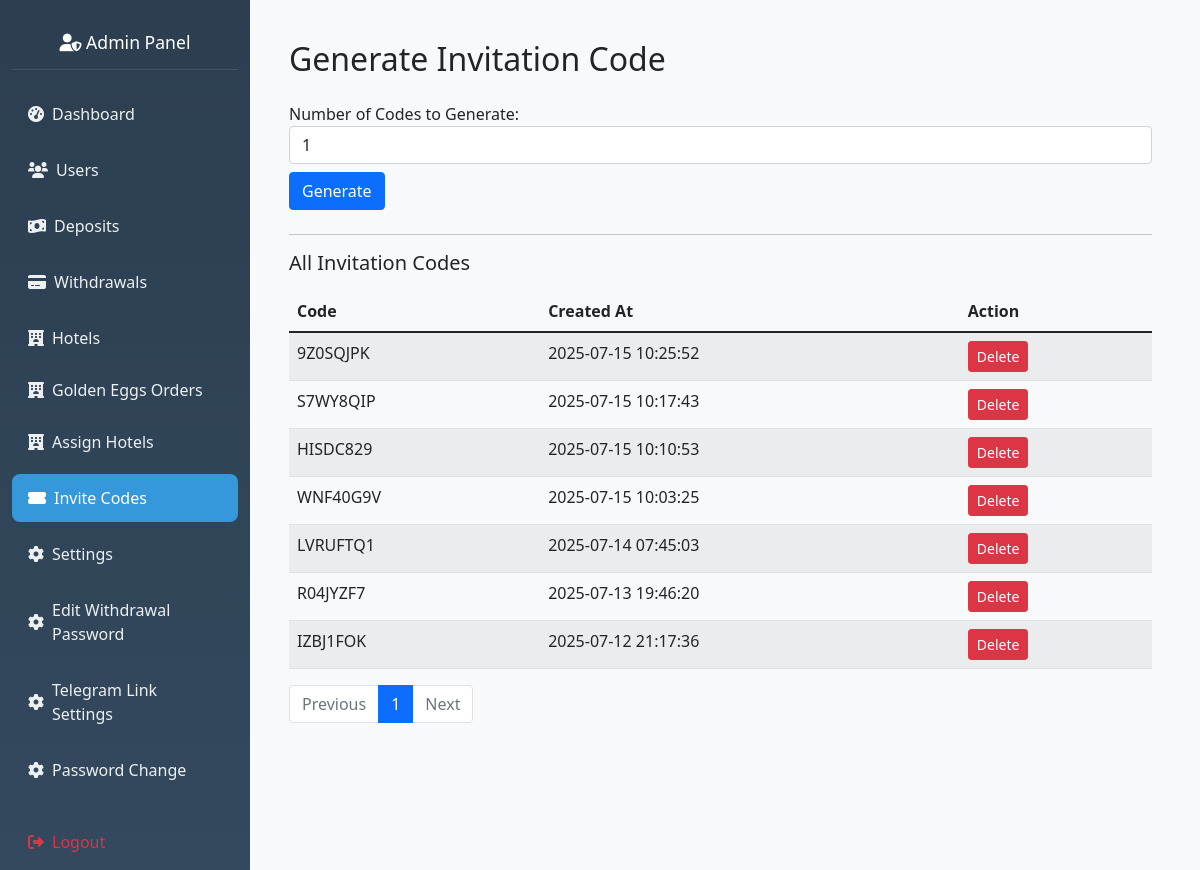
Page /admin/generate-invite (signed in) on the earlier database version.
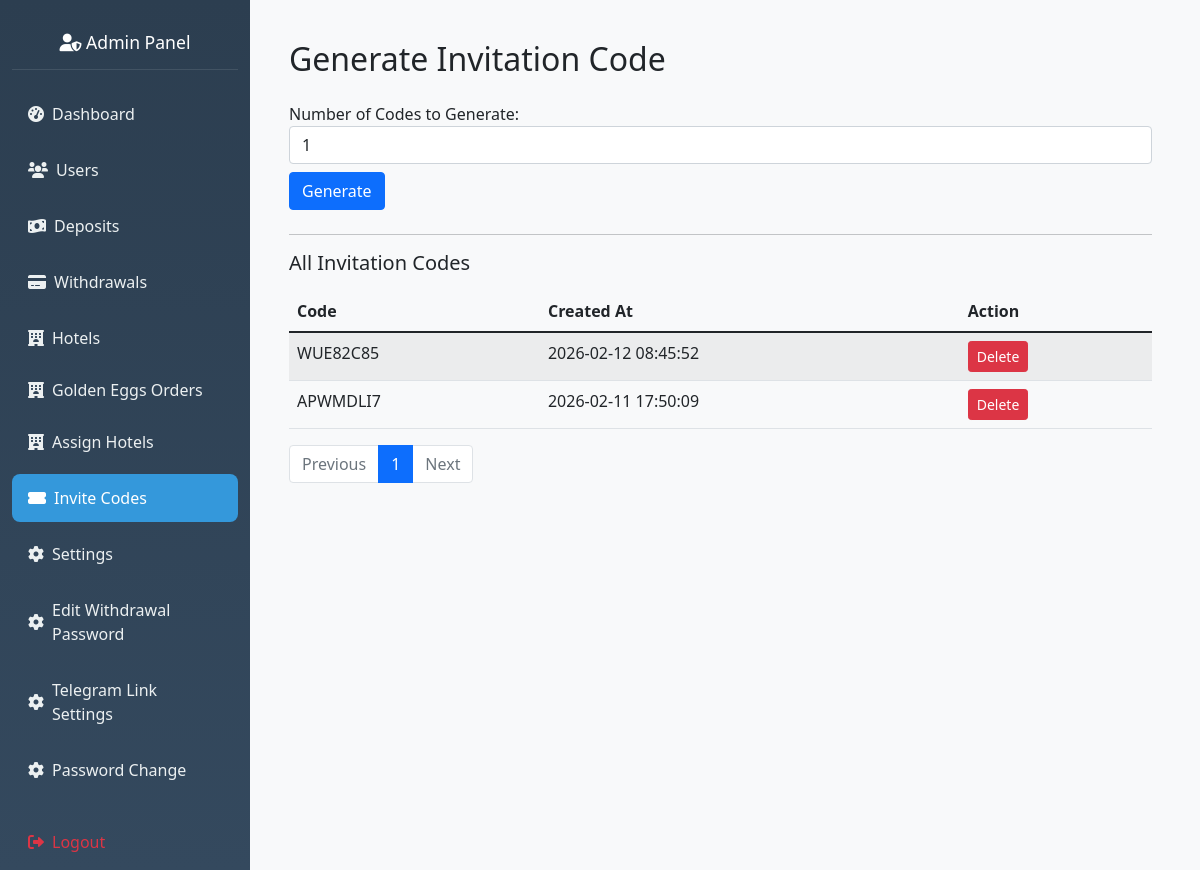
Same page on the later database version.
### hotel_app/models.py (models this page shows, shortened)
class InvitationCode(db.Model):
    __tablename__ = 'invitation_code'
    id = db.Column(db.Integer, primary_key=True)
    code = db.Column(db.String(20), unique=True, nullable=False)
    is_used = db.Column(db.Boolean, default=False)
    created_at = db.Column(db.DateTime, default=datetime.utcnow)

### hotel_app/routes.py (the view, shortened to what this page needs)
@app.route('/admin/generate-invite', methods=['GET', 'POST'])
@admin_required
def generate_invitation_code():
    page = request.args.get('page', 1, type=int)
    codes = InvitationCode.query.order_by(InvitationCode.id.desc()).paginate(
        page=page, per_page=20, error_out=False
    )
    return render_template('admin_invite.html', codes=codes)

### hotel_app/routes.py (called while the page is built)
def admin_required(f):
    @wraps(f)
    def wrapper(*args, **kwargs):
        admin_id = session.get('admin_id')
        if not admin_id:
            flash("Admin login required.", "danger")
            return redirect(url_for('admin_login'))
        admin = Admin.query.get(admin_id)
        if not admin or not admin.is_active:
            session.pop('admin_id', None)
            flash("Admin access denied.", "danger")
            return redirect(url_for('admin_login'))
        g.current_admin = admin
        return f(*args, **kwargs)
    return wrapper

@app.before_request
def check_admin_routes():
    if request.endpoint and request.endpoint.startswith('admin_') and request.endpoint != 'admin_login':
        if 'admin_id' not in session:
            return redirect(url_for('admin_login'))

### hotel_app/templates/admin_invite.html
{% extends "admin_base.html" %}
{% block content %}
<div class="container mt-4">
    <h2 class="mb-4">Generate Invitation Code</h2>
    <form method="POST" action="{{ url_for('generate_invitation_code') }}" class="mb-4">
        <div class="form-group">
            <label for="num_codes">Number of Codes to Generate:</label>
            <input type="number" name="num_codes" id="num_codes" class="form-control" min="1" value="1" required>
        </div>
        <button type="submit" class="btn btn-primary mt-2">Generate</button>
    </form>
    <hr>
    {% if codes and codes[0] is string %}
        <h5 class="mb-3">Recently Generated Code(s)</h5>
        <ul class="list-group mb-4">
            {% for code in codes %}
                <li class="list-group-item">{{ code }}</li>
            {% endfor %}
        </ul>
        <a href="{{ url_for('generate_invitation_code') }}" class="btn btn-secondary">View All Codes</a>
    {% elif codes and codes.items is defined %}
        <h5 class="mb-3">All Invitation Codes</h5>
        <table class="table table-striped">
            <thead>
                <tr>
                    <th>Code</th>
                    <th>Created At</th>
                    <th>Action</th>
                </tr>
            </thead>
            <tbody>
                {% for invite in codes.items %}
                    <tr>
                        <td>{{ invite.code }}</td>
                        <td>{{ invite.created_at.strftime('%Y-%m-%d %H:%M:%S') }}</td>
                        <td>
                            <form method="POST" action="{{ url_for('delete_invitation_code', code_id=invite.id) }}" onsubmit="return confirm('Are you sure you want to delete this code?');">
                                <button type="submit" class="btn btn-sm btn-danger">Delete</button>
                            </form>
                        </td>
                    </tr>
                {% endfor %}
            </tbody>
        </table>
        <nav>
            <ul class="pagination">
                {% if codes.has_prev %}
                    <li class="page-item">
                        <a class="page-link" href="{{ url_for('generate_invitation_code', page=codes.prev_num) }}">Previous</a>
                    </li>
                {% else %}
                    <li class="page-item disabled">
                        <span class="page-link">Previous</span>
                    </li>
                {% endif %}
                {% for page_num in codes.iter_pages(left_edge=1, right_edge=1, left_current=2, right_current=2) %}
                    {% if page_num %}
                        <li class="page-item {% if page_num == codes.page %}active{% endif %}">
                            <a class="page-link" href="{{ url_for('generate_invitation_code', page=page_num) }}">{{ page_num }}</a>
                        </li>
                    {% else %}
                        <li class="page-item disabled"><span class="page-link">…</span></li>
                    {% endif %}
                {% endfor %}
                {% if codes.has_next %}
                    <li class="page-item">
                        <a class="page-link" href="{{ url_for('generate_invitation_code', page=codes.next_num) }}">Next</a>
                    </li>
                {% else %}
                    <li class="page-item disabled">
                        <span class="page-link">Next</span>
                    </li>
                {% endif %}
            </ul>
        </nav>
    {% else %}
        <p>No invitation codes found.</p>
    {% endif %}
</div>
{% endblock %}

Differences in the rows shown:
removed InvitationCode: code "9Z0SQJPK", created_at "2025-07-15 10:25:52"
removed InvitationCode: code "S7WY8QIP", created_at "2025-07-15 10:17:43"
removed InvitationCode: code "HISDC829", created_at "2025-07-15 10:10:53"
removed InvitationCode: code "WNF40G9V", created_at "2025-07-15 10:03:25"
removed InvitationCode: code "LVRUFTQ1", created_at "2025-07-14 07:45:03"
removed InvitationCode: code "R04JYZF7", created_at "2025-07-13 19:46:20"
removed InvitationCode: code "IZBJ1FOK", created_at "2025-07-12 21:17:36"
added InvitationCode: code "WUE82C85", created_at "2026-02-12 08:45:52"
added InvitationCode: code "APWMDLI7", created_at "2026-02-11 17:50:09"
